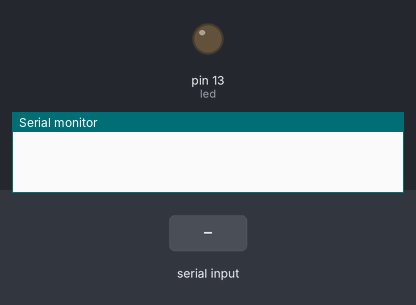
A sketch run on a simulated Arduino Uno, built with avr-gcc and run on an emulated ATmega328P. On the bench: output pins drawn as LEDs (lit = HIGH), the last lines printed to the serial monitor. Dashed ring = blinking. Inputs (shaded band) come from the test bench.

Above: at 1.2 s.
1.3 s: "3" received over Serial
At 1.45 s:
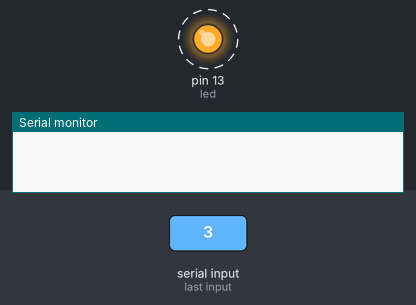
4.3 s: "1" received over Serial
At 4.7 s:
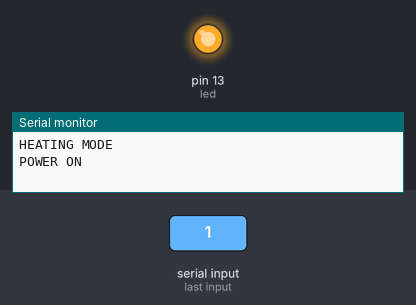
5.8 s: "2" received over Serial
At 7.1 s:
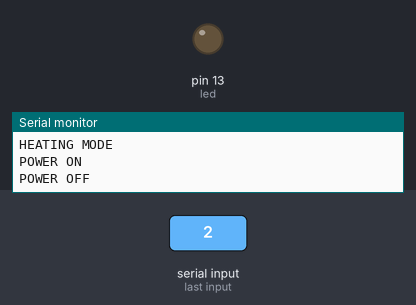
Timing chart, 0 to 8.8 s (numbered marks = the images above; inputs shaded):
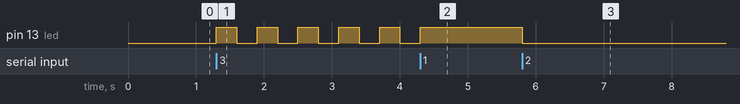

The sketch:

hair_straightener_control.ino
```cpp
int led = 13;

void setup() {
  pinMode(led, OUTPUT);
  Serial.begin(9600);
}

void loop() {
  if (Serial.available() > 0) {
    char command = Serial.read();

    if (command == '1') {
      digitalWrite(led, HIGH);      // POWER ON
      Serial.println("POWER ON");
    }
    else if (command == '2') {
      digitalWrite(led, LOW);       // POWER OFF
      Serial.println("POWER OFF");
    }
    else if (command == '3') {
      for (int i = 0; i < 5; i++) { // HEATING MODE
        digitalWrite(led, HIGH);
        delay(300);
        digitalWrite(led, LOW);
        delay(300);
      }
      Serial.println("HEATING MODE");
    }
    else if (command == '4') {
      digitalWrite(led, LOW);       // RESET
      Serial.println("RESET");
    }
    else {
      Serial.println("UNKNOWN COMMAND");
    }
  }
}
```

Measured:
- after the input at 1.3 s, pin 13 (led): alternates HIGH for 0.30 s and LOW for 0.30 s, starting at once
- after the input at 4.3 s, pin 13 (led): LOW → HIGH at once
- after the input at 5.8 s, pin 13 (led): HIGH → LOW at once
